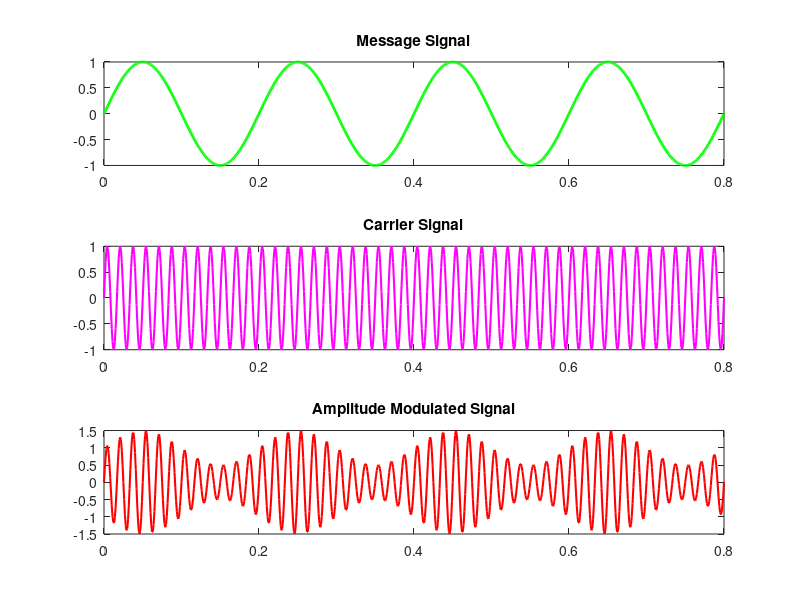

Recreate this plot in MATLAB.
% Amplitude Modulation

t = 0 : 0.001 : 0.8;
f1 = 5;
f2 = 60;
x1 = sin(2*pi*f1*t); % message signal
subplot(3,1,1);
plot(t, x1, 'g', 'LineWidth', 2);
title("Message Signal");

x2 = sin(2*pi*f2*t); % carrier signal
subplot(3, 1, 2);
plot(t, x2, 'm', 'LineWidth', 1.5);
title("Carrier Signal");

m = 0.5;
ams = (1 + m.*x1).*x2; % amplitude modulated signal
subplot(3, 1, 3);
plot(t, ams, 'r', 'LineWidth', 1.5);
title("Amplitude Modulated Signal");

print ('Exp6_1b','-dpdf','-fillpage');
